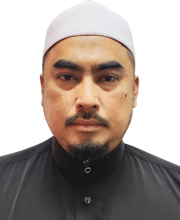
#> input picture assets/ustaz/Imam-Ahmad-Rafaee-Imam-Hadi.png, 180 x 220 px; its folder holds only this picture in this run
$ python semak_gambar.py
#> lines starting #> are read from the running program, lines starting #| are printed output that depends on the picture; after the words box and inside, x2 and y2 are one past the last pixel; in counts of white or black regions, pixels touching at a corner belong together
#!/usr/bin/env python3
"""
Semak gambar ustaz untuk jadual kuliah bulanan.

Poster merender setiap gambar pada saiz yang SAMA. Itu hanya kelihatan kemas
kalau fail sumbernya sendiri seragam. Skrip ni menyemak dua perkara:

  1. Saiz kanvas — sepatutnya 180 x 220 px, PNG berlatar telus.
  2. Saiz wajah dalam kanvas — kanvas yang sama saiz belum tentu bermakna
     wajahnya sama saiz. Kalau seseorang dipotong lebih rapat, kepalanya akan
     nampak lebih besar daripada yang lain pada poster.

Wajah diukur melalui warna kulit (ruang warna YCrCb). Ukuran LEBAR digunakan,
bukan tinggi — sempadan atas wajah tidak menentu kerana kopiah, serban dan
cermin mata, jadi tinggi memberi bacaan yang tidak stabil.

Ukuran ini anggaran, bukan mutlak. Guna sebagai penunjuk fail mana perlu
dipotong semula, bukan sebagai nombor mutlak.

Perlukan numpy (pip install numpy).

    python scripts/semak_gambar.py            # ringkasan + fail tersasar
    python scripts/semak_gambar.py --semua    # senarai penuh setiap fail
"""
from __future__ import annotations

import argparse
import pathlib
import statistics
import sys

import numpy as np
from PIL import Image

if hasattr(sys.stdout, "reconfigure"):
    sys.stdout.reconfigure(encoding="utf-8")

ROOT = pathlib.Path(__file__).resolve().parent.parent
FOLDER = ROOT / "assets/ustaz"

KANVAS = (180, 220)      # saiz piawai
TOLERANSI = 0.12         # wajah dianggap tersasar kalau lari > 12% dari median


def ukur(path: pathlib.Path):
    """Pulang (saiz_kanvas, lebar_wajah) atau None kalau wajah tak dapat dikesan."""
    im = Image.open(path).convert("RGBA")
#> im is the input picture: PIL image 180x220 RGBA; mean R, G, B, A 147, 131.2, 121.6, 158.9
    arr = np.array(im)
    alfa = arr[..., 3]
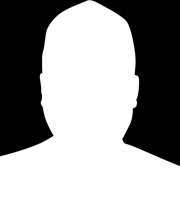
#> alfa: shape (220, 180); min 0, max 255, mean 158.9

    ys, _ = np.nonzero(alfa > 40)
    if len(ys) == 0:
        return im.size, None
    y0, y1 = ys.min(), ys.max()
#> y0 = 0; y1 = 219

    rgb = arr[..., :3].astype(np.int16)
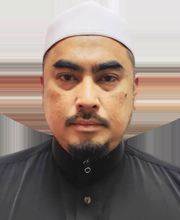
#> rgb: shape (220, 180, 3) int16; mean R, G, B 147, 131.2, 121.6
    R, G, B = rgb[..., 0], rgb[..., 1], rgb[..., 2]
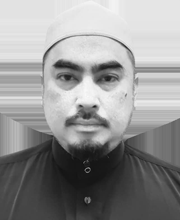
#> R: shape (220, 180) int16; min 10, max 249, mean 147
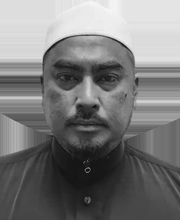
#> B: shape (220, 180) int16; min 7, max 247, mean 121.6
    Y = 0.299 * R + 0.587 * G + 0.114 * B
    Cr = (R - Y) * 0.713 + 128
    Cb = (B - Y) * 0.564 + 128
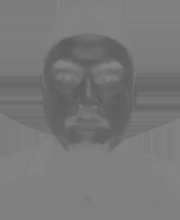
#> Cb: shape (220, 180) float64; min 91.58, max 134.7, mean 120.6

    kulit = ((alfa > 40) & (Cr > 135) & (Cr < 180)
             & (Cb > 85) & (Cb < 135) & (Y > 60))
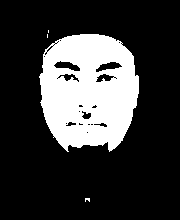
#> kulit: shape (220, 180) bool; 22.5% white; 4 white regions (3 under 20 px), largest, box (x1, y1, x2, y2) and area: (39, 34, 139, 152) 8900
    kulit[y0 + int((y1 - y0) * 0.65):, :] = False    # elak tangan / dada
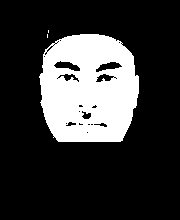
#> kulit: shape (220, 180) bool; 21.8% white; 3 white regions (2 under 20 px), largest, box (x1, y1, x2, y2) and area: (39, 34, 139, 142) 8617

    ys2, xs2 = np.nonzero(kulit)
#> ys2 = 8624 values from 30 to 141; xs2 = 8624 values, max 138 at index 3087, min 39 at index 3016, mean 88.38
    if len(ys2) < 50:
        return im.size, None
    ylo, yhi = np.percentile(ys2, [3, 97])
#> ylo = 40; yhi = 138

    # lebar pipi = persentil 85 lebar baris dalam zon wajah
    lebar = [r[-1] - r[0] for y in range(int(ylo), int(yhi) + 1)
             for r in (np.nonzero(kulit[y])[0],) if len(r)]
#> lebar = 99 values, max 99 at index 36, min 61 at index 0, mean 87.43
    if not lebar:
        return im.size, None
    return im.size, float(np.percentile(lebar, 85))


def main() -> None:
    ap = argparse.ArgumentParser(description="Semak keseragaman gambar ustaz.")
    ap.add_argument("--semua", action="store_true", help="senaraikan setiap fail")
    a = ap.parse_args()

    salah_saiz, tak_dikesan, wajah = [], [], []

    for p in sorted(FOLDER.glob("*.png")):
        saiz, lebar = ukur(p)
#> saiz = (180, 220); lebar = 97
        if saiz != KANVAS:
            salah_saiz.append((p.name, saiz))
        if lebar is None:
            tak_dikesan.append(p.name)
        else:
            wajah.append((p.name, lebar, saiz == KANVAS))

    jumlah = len(salah_saiz) + len(tak_dikesan) + len(wajah)
#> jumlah = 1
    print(f"\n  {FOLDER.relative_to(ROOT)} — {len(list(FOLDER.glob('*.png')))} fail PNG\n")

    if salah_saiz:
        print(f"  [!] Bukan {KANVAS[0]}x{KANVAS[1]} ({len(salah_saiz)} fail) — potong semula:")
        for n, s in salah_saiz:
            print(f"        {n:<44}{s[0]}x{s[1]}")
        print()
    else:
        print(f"  [OK] Semua fail {KANVAS[0]}x{KANVAS[1]}\n")

    if tak_dikesan:
        print(f"  [?] Wajah tidak dapat dikesan ({len(tak_dikesan)}): "
              f"{', '.join(tak_dikesan)}\n")

    if not wajah:
        return

    nilai = [w for _, w, _ in wajah]
#> nilai = [97]
    med = statistics.median(nilai)
#> med = 97
    print(f"  Lebar wajah : {min(nilai):.0f}-{max(nilai):.0f}px   median {med:.0f}px"
          f"   beza {max(nilai)/min(nilai):.2f}x")
#|   Lebar wajah : 97-97px   median 97px   beza 1.00x

    tersasar = sorted((abs(w - med) / med, n, w) for n, w, _ in wajah)
#> tersasar = [(0, 'Imam-Ahmad-Rafaee-Imam-Hadi.png', 97)]
    luar = [(d, n, w) for d, n, w in tersasar if d > TOLERANSI]
#> luar = []

    if luar:
        print(f"\n  [!] {len(luar)} fail lari lebih {TOLERANSI:.0%} dari median"
              f" — wajahnya akan nampak besar/kecil berbanding yang lain:")
        for d, n, w in sorted(luar, key=lambda t: -t[0]):
            arah = "terlalu BESAR" if w > med else "terlalu kecil"
            print(f"        {n:<44}{w:5.0f}px  {arah} ({(w-med)/med:+.0%})")
        print("\n      Betulkan dengan memotong semula fail berkenaan supaya kepala"
              "\n      mengambil bahagian bingkai yang sama seperti fail lain.")
    else:
        print(f"\n  [OK] Semua wajah dalam lingkungan {TOLERANSI:.0%} dari median.")

    if a.semua:
        print("\n  Senarai penuh (diisih ikut lebar wajah):")
        for n, w, ok in sorted(wajah, key=lambda t: t[1]):
            print(f"        {n:<44}{w:5.0f}px{'' if ok else '   (kanvas bukan piawai)'}")


if __name__ == "__main__":
    main()

$ run again, on assets/ustaz/Ustaz-Abd-Jalil-Hanafee.png
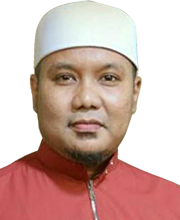
#> input picture assets/ustaz/Ustaz-Abd-Jalil-Hanafee.png, 180 x 220 px
#> in ukur, im is the input picture: PIL image 180x220 RGBA; mean R, G, B, A 178.7, 139.7, 124, 161
#> in ukur, `alfa = arr[..., 3]`:
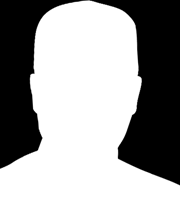
#> alfa: shape (220, 180); min 0, max 255, mean 161
#> y0 = 0; y1 = 219
#> in ukur, `kulit[y0 + int((y1 - y0) * 0.65):, :] = False`:
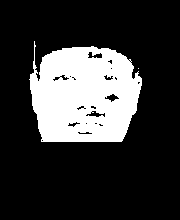
#> kulit: shape (220, 180) bool; 21.9% white; 2 white regions (1 under 20 px), largest, box (x1, y1, x2, y2) and area: (29, 41, 142, 142) 8682
#> ys2 = 8683 values from 41 to 141; xs2 = 8683 values, max 141 at index 2637, min 29 at index 2638, mean 83.85
#> ylo = 52; yhi = 138
#> in ukur, `lebar = [r[-1] - r[0] for y in range(int(ylo), int(yhi) + 1) for r in ..`: lebar = 87 values, max 112 at index 27, min 81 at index 85, mean 98.91
#> in main, `saiz, lebar = ukur(p)`: saiz = (180, 220); lebar = 109.1
#> jumlah = 1
#> nilai = [109.1]
#> med = 109.1
#|   Lebar wajah : 109-109px   median 109px   beza 1.00x
#> tersasar = [(0, 'Ustaz-Abd-Jalil-Hanafee.png', 109.1)]
#> luar = []

$ run again, on assets/ustaz/Ustaz-Abdullah-Ibrahim.png
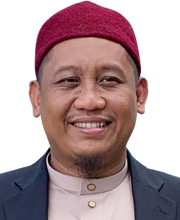
#> input picture assets/ustaz/Ustaz-Abdullah-Ibrahim.png, 180 x 220 px
#> in ukur, im is the input picture: PIL image 180x220 RGBA; mean R, G, B, A 132.9, 95.6, 107.5, 160.9
#> in ukur, `alfa = arr[..., 3]`:
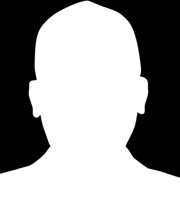
#> alfa: shape (220, 180); min 0, max 255, mean 160.9
#> y0 = 0; y1 = 219
#> in ukur, `kulit[y0 + int((y1 - y0) * 0.65):, :] = False`:
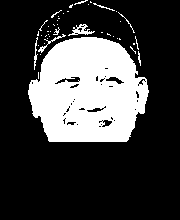
#> kulit: shape (220, 180) bool; 25.5% white; 44 white regions (35 under 20 px), largest, box (x1, y1, x2, y2) and area: (28, 37, 149, 142) 9570, (68, 24, 95, 36) 127, (38, 34, 66, 53) 74
#> ys2 = 10081 values from 0 to 141; xs2 = 10081 values, max 148 at index 5068, min 28 at index 4948, mean 87.06
#> ylo = 34; yhi = 138
#> in ukur, `lebar = [r[-1] - r[0] for y in range(int(ylo), int(yhi) + 1) for r in ..`: lebar = 105 values, max 120 at index 56, min 72 at index 0, mean 103
#> in main, `saiz, lebar = ukur(p)`: saiz = (180, 220); lebar = 116
#> jumlah = 1
#> nilai = [116]
#> med = 116
#|   Lebar wajah : 116-116px   median 116px   beza 1.00x
#> tersasar = [(0, 'Ustaz-Abdullah-Ibrahim.png', 116)]
#> luar = []

$ run again, on assets/ustaz/Ustaz-Adam-Azhari.png
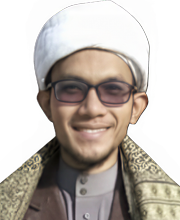
#> input picture assets/ustaz/Ustaz-Adam-Azhari.png, 180 x 220 px
#> in ukur, im is the input picture: PIL image 180x220 RGBA; mean R, G, B, A 115.2, 109.3, 95.1, 165.7
#> y0 = 0; y1 = 219
#> in ukur, `kulit[y0 + int((y1 - y0) * 0.65):, :] = False`:
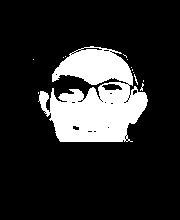
#> kulit: shape (220, 180) bool; 16.6% white; 13 white regions (12 under 20 px), largest, box (x1, y1, x2, y2) and area: (38, 46, 148, 142) 6540
#> ys2 = 6586 values from 46 to 141; xs2 = 6586 values, max 147 at index 3071, min 33 at index 475, mean 94.71
#> ylo = 53; yhi = 139
#> in ukur, `lebar = [r[-1] - r[0] for y in range(int(ylo), int(yhi) + 1) for r in ..`: lebar = 87 values, max 109 at index 48, min 43 at index 32, mean 81.14
#> in main, `saiz, lebar = ukur(p)`: saiz = (180, 220); lebar = 105
#> jumlah = 1
#> nilai = [105]
#> med = 105
#|   Lebar wajah : 105-105px   median 105px   beza 1.00x
#> tersasar = [(0, 'Ustaz-Adam-Azhari.png', 105)]
#> luar = []
